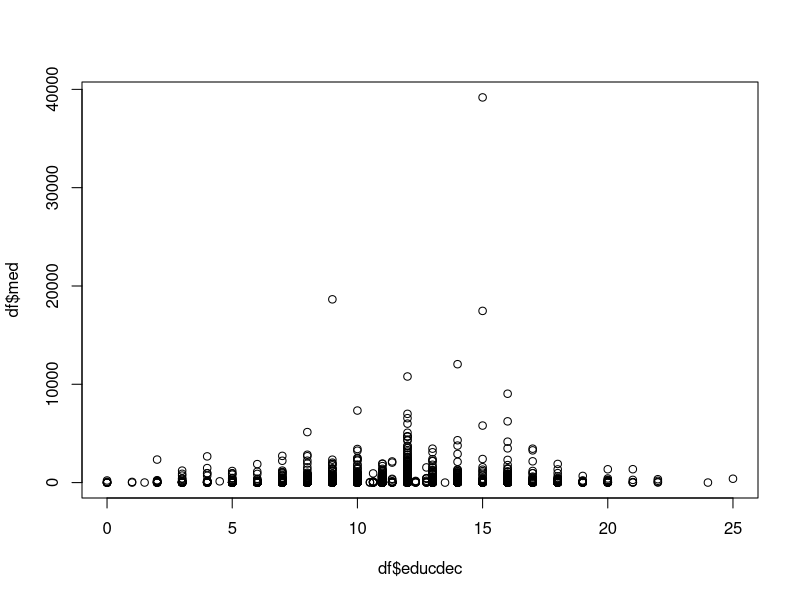
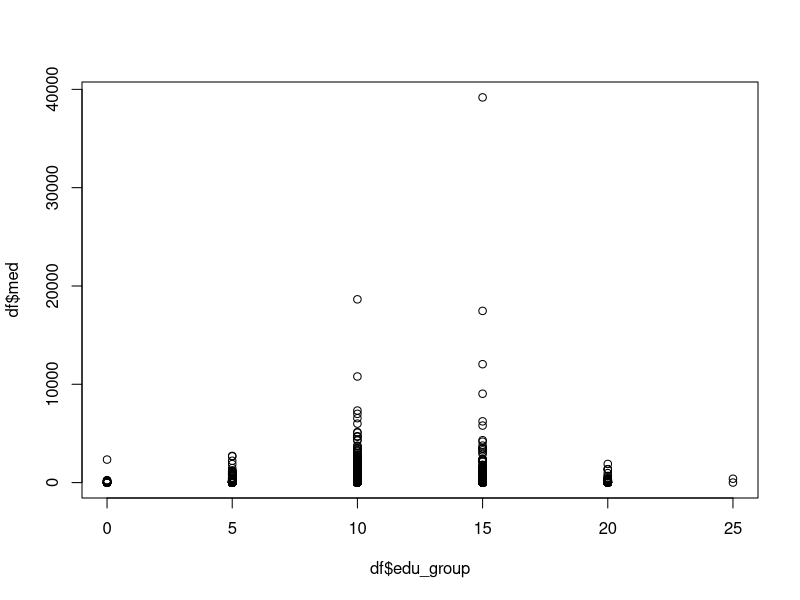
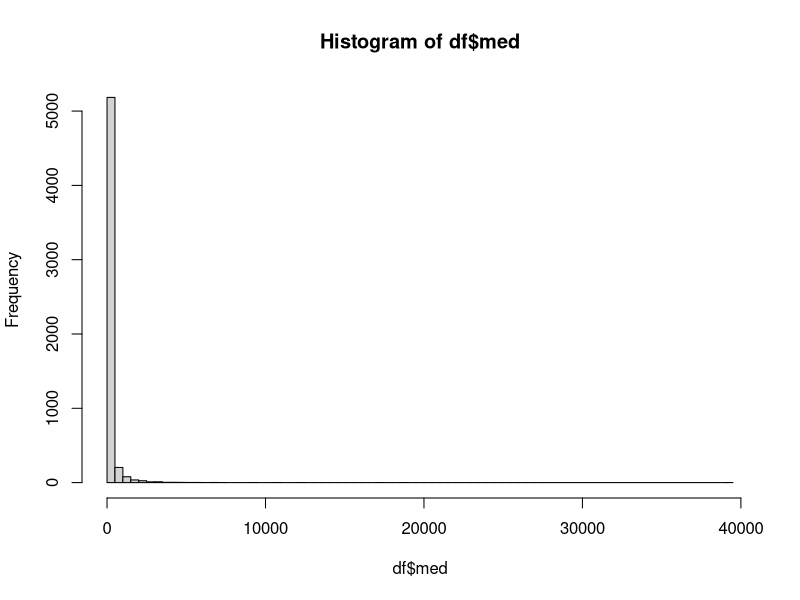

Write R code to recreate these figures, in order. (Note: this script raises an error after producing the figures.)
setwd("D:/Work/Classes/r-analytics-master/data")
df <- read.csv("MedExp.csv")
library(plyr)

# Q1 - Does years of education and medexp have any relationship

plot(df$educdec ,df$med)
df$edu_group <- round(df$educdec/5)*5
table(df$educdec)
plot(df$edu_group ,df$med)

ddply(df, .(edu_group),summarize,mean_spend=mean(med))

hist(df$med,breaks=100)

ddply(df, .(edu_group),summarize,mean_spend=mean(med),med_spend=median(med))

boxplot(df$capped_med ~ df$edu_group)


#2 Age groups

df$age_group <- round(df$age/5)*5

# 3 Income - self rating
ddply(df, .(health),summarize,mean_dis=mean(linc),med_dis=median(linc))
boxplot(df$linc ~ df$health)


#4 gender -- chronic diseases

boxplot(df$ndisease ~ df$sex)
ddply(df, .(sex),summarize,mean_dis=mean(ndisease),med_dis=median(ndisease))


# 5 black - med

boxplot(df$med ~ df$black)
ddply(df, .(black),summarize,mean_dis=mean(med),med_dis=median(med))

# 6 high med, low disease?
plot(df$ndisease, df$med)
sub = df[df$med < 2000 & df$ndisease < 40,]
plot(sub$ndisease, sub$med)
cor(sub$ndisease, sub$med)

# 7 family size - health

ddply(df,.(health),summarize,fam=median(lfam),mfam=mean(lfam))
boxplot(df$lfam ~ df$health)
